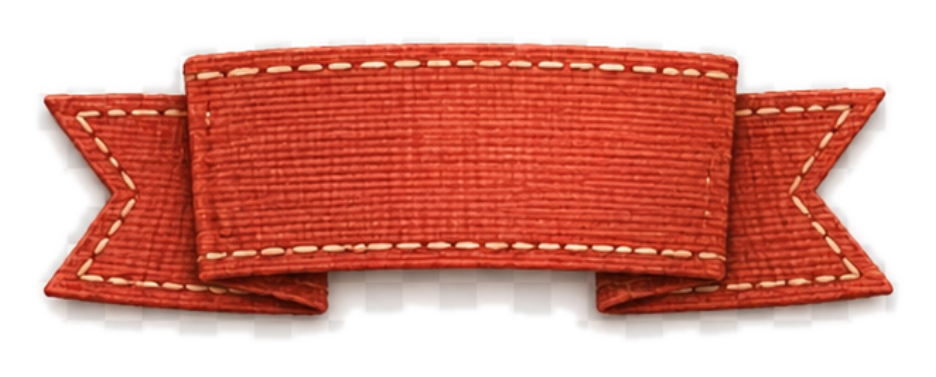
#> input picture src/assets/visual/ribbon-labels/brick-floral-stitched-ribbon-label.png, 936 x 377 px
$ python generate-fixed-ribbon-labels.py
#> lines starting #> are read from the running program, lines starting #| are printed output that depends on the picture
"""
generate-fixed-ribbon-labels.py
================================
Generates 16 fixed baked-text ribbon label PNGs from the existing
brick-floral-stitched-ribbon-label.png source asset.

Output: src/assets/visual/ribbon-labels/fixed-page-labels/
Each PNG is transparent with text composited onto the ribbon surface.

Run from repo root:
  python scripts/generate-fixed-ribbon-labels.py
"""

import os
import math
from pathlib import Path
from PIL import Image, ImageDraw, ImageFont, ImageFilter, ImageChops

# ---------------------------------------------------------------------------
# Paths
# ---------------------------------------------------------------------------
REPO_ROOT = Path(__file__).parent.parent
SOURCE_PNG = REPO_ROOT / "src/assets/visual/ribbon-labels/brick-floral-stitched-ribbon-label.png"
OUT_DIR = REPO_ROOT / "src/assets/visual/ribbon-labels/fixed-page-labels"
OUT_DIR.mkdir(parents=True, exist_ok=True)

# ---------------------------------------------------------------------------
# Labels
# ---------------------------------------------------------------------------
LABELS = [
    ("inputs",                  "Planning Notebook"),
    ("materials",               "Source Workbench"),
    ("results",                 "Planning Binder"),
    ("teacher-planning-studio", "Teacher Planning Studio"),
]

# ---------------------------------------------------------------------------
# Size variants  (target display widths; height follows source aspect ratio)
# ---------------------------------------------------------------------------
VARIANTS = {
    "small":  642,
    "medium": 856,
    "large":  1284,
    "xlarge": 1712,
}

# ---------------------------------------------------------------------------
# Font search  (prefer a warm serif)
# ---------------------------------------------------------------------------
FONT_CANDIDATES = [
    r"C:\Windows\Fonts\georgiab.ttf",   # Georgia Bold
    r"C:\Windows\Fonts\georgia.ttf",    # Georgia Regular
    r"C:\Windows\Fonts\garabd.ttf",     # Garamond Bold
    r"C:\Windows\Fonts\times.ttf",      # Times New Roman
    r"C:\Windows\Fonts\timesbd.ttf",    # Times New Roman Bold
    r"C:\Windows\Fonts\palatab.ttf",    # Palatino Linotype Bold
    r"C:\Windows\Fonts\palabi.ttf",     # Palatino Linotype Bold Italic
]

def find_font(size: int) -> ImageFont.FreeTypeFont | ImageFont.ImageFont:
    for path in FONT_CANDIDATES:
        if os.path.exists(path):
            try:
                return ImageFont.truetype(path, size)
            except Exception:
                continue
    # Fallback to default bitmap font
    return ImageFont.load_default()

# ---------------------------------------------------------------------------
# Text colors
# ---------------------------------------------------------------------------
CREAM = (253, 248, 238, 255)         # #FDF8EE warm cream/ivory, fully opaque
WARM_GOLD = (243, 238, 220, 80)      # warm golden undertone for subtle inner light, very transparent
SHADOW_DARK = (40, 55, 25, 140)      # warm dark green-brown, semi-transparent; creates inset feel
SHADOW_SOFT = (80, 100, 60, 60)      # softer shadow for embossed effect

def render_text_layer(width: int, height: int, text: str, font) -> Image.Image:
    """
    Render text onto a transparent layer with multi-pass technique to create
    a printed/pressed-into-fabric appearance rather than "text on top" look.

    Technique:
    1. Soft shadow layer (embossed/inset feel)
    2. Dark inset shadow (depth)
    3. Main cream text with edge softening
    4. Subtle gold highlight (printed material integration)

    Returns an RGBA image the same size as the ribbon.
    """
    layer = Image.new("RGBA", (width, height), (0, 0, 0, 0))
    draw = ImageDraw.Draw(layer)

    # Measure text
    bbox = draw.textbbox((0, 0), text, font=font)
    text_w = bbox[2] - bbox[0]
    text_h = bbox[3] - bbox[1]

    # Center horizontally; position at ~43% height (ribbon center is slightly above mid)
    cx = width // 2
    cy = int(height * 0.43)

    tx = cx - text_w // 2 - bbox[0]
    ty = cy - text_h // 2 - bbox[1]

    shadow_offset = max(1, int(width * 0.012))
    inset_offset = 1

    # --- Layer 1: Soft embossed shadow (creates inset depth) ---
    soft_shadow_layer = Image.new("RGBA", (width, height), (0, 0, 0, 0))
    ssdraw = ImageDraw.Draw(soft_shadow_layer)
    ssdraw.text((tx + shadow_offset, ty + shadow_offset), text, font=font, fill=SHADOW_SOFT)
    soft_shadow_layer = soft_shadow_layer.filter(ImageFilter.GaussianBlur(radius=2.0))

    # --- Layer 2: Darker inset shadow (adds dimensionality, "pressed" feel) ---
    dark_shadow_layer = Image.new("RGBA", (width, height), (0, 0, 0, 0))
    dsdraw = ImageDraw.Draw(dark_shadow_layer)
    dsdraw.text((tx + inset_offset, ty + inset_offset), text, font=font, fill=SHADOW_DARK)
    dark_shadow_layer = dark_shadow_layer.filter(ImageFilter.GaussianBlur(radius=1.2))

    # --- Layer 3: Main cream text with generous softening ---
    # More blur than before to reduce digital crispness; lettering feels hand-printed
    main_layer = Image.new("RGBA", (width, height), (0, 0, 0, 0))
    mdraw = ImageDraw.Draw(main_layer)
    mdraw.text((tx, ty), text, font=font, fill=CREAM)
    main_layer = main_layer.filter(ImageFilter.GaussianBlur(radius=1.0))  # increased from 0.5

    # --- Layer 4: Subtle warm-gold highlight (material integration) ---
    # Optional: very subtle, helps text feel like part of the fabric surface
    gold_layer = Image.new("RGBA", (width, height), (0, 0, 0, 0))
    ggdraw = ImageDraw.Draw(gold_layer)
    # Slight offset up-left to create subtle highlight
    ggdraw.text((tx - shadow_offset // 2, ty - shadow_offset // 2), text, font=font, fill=WARM_GOLD)
    gold_layer = gold_layer.filter(ImageFilter.GaussianBlur(radius=1.5))

    # Composite all layers: soft shadow → dark shadow → main → gold highlight
    layer = Image.alpha_composite(layer, soft_shadow_layer)
    layer = Image.alpha_composite(layer, dark_shadow_layer)
    layer = Image.alpha_composite(layer, main_layer)
    layer = Image.alpha_composite(layer, gold_layer)

    return layer

# ---------------------------------------------------------------------------
# Font size per variant (tuned for readability vs ribbon body height)
# ---------------------------------------------------------------------------
FONT_SIZES = {
    "small":  30,
    "medium": 40,
    "large":  58,
    "xlarge": 76,
}

# ---------------------------------------------------------------------------
# Main generation loop
# ---------------------------------------------------------------------------
def generate():
    source = Image.open(SOURCE_PNG).convert("RGBA")
#> source is the input picture: PIL image 936x377 RGBA; mean R, G, B, A 214.1, 146.8, 135.4, 158.8
    src_w, src_h = source.size
#> src_w = 936; src_h = 377
    aspect = src_h / src_w
#> aspect = 0.403

    generated = []

    for slug, text in LABELS:
        for variant, target_w in VARIANTS.items():
            target_h = int(round(target_w * aspect))
            out_name = f"ribbon-{slug}-{variant}.png"
            out_path = OUT_DIR / out_name

            # Scale ribbon
            ribbon = source.resize((target_w, target_h), Image.LANCZOS)

            # Build text layer
            font = find_font(FONT_SIZES[variant])
            text_layer = render_text_layer(target_w, target_h, text, font)

            # Composite text onto ribbon
            result = Image.alpha_composite(ribbon, text_layer)

            # Save transparent PNG
            result.save(out_path, format="PNG", optimize=False)

            file_size_kb = out_path.stat().st_size // 1024
            print(f"  ✓ {out_name}  ({target_w}×{target_h})  {file_size_kb} KB")
            generated.append({"file": out_name, "w": target_w, "h": target_h, "text": text, "variant": variant})
#> this loop made 1 pass
#> pass 1, in render_text_layer, `dark_shadow_layer = dark_shadow_layer.filter(ImageFilter.GaussianBlur(..`:
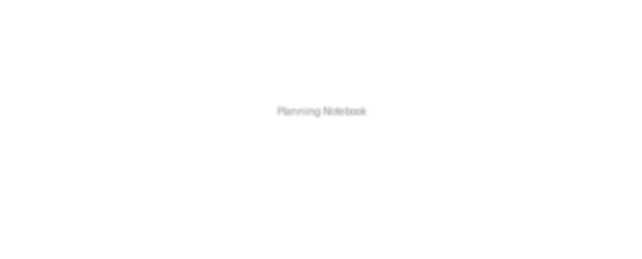
#> dark_shadow_layer: PIL image 642x259 RGBA; mean R, G, B, A 0.1, 0.1, 0.1, 0.2; transparent parts drawn white
#> after the loop, generated = []

    print(f"\n{len(generated)} files written to {OUT_DIR.relative_to(REPO_ROOT)}")
    return generated

if __name__ == "__main__":
    print(f"Source: {SOURCE_PNG.relative_to(REPO_ROOT)}  ({Image.open(SOURCE_PNG).size})")
    print(f"Output: {OUT_DIR.relative_to(REPO_ROOT)}\n")
#> (the run stopped early here; a loop or call above may not have finished)
